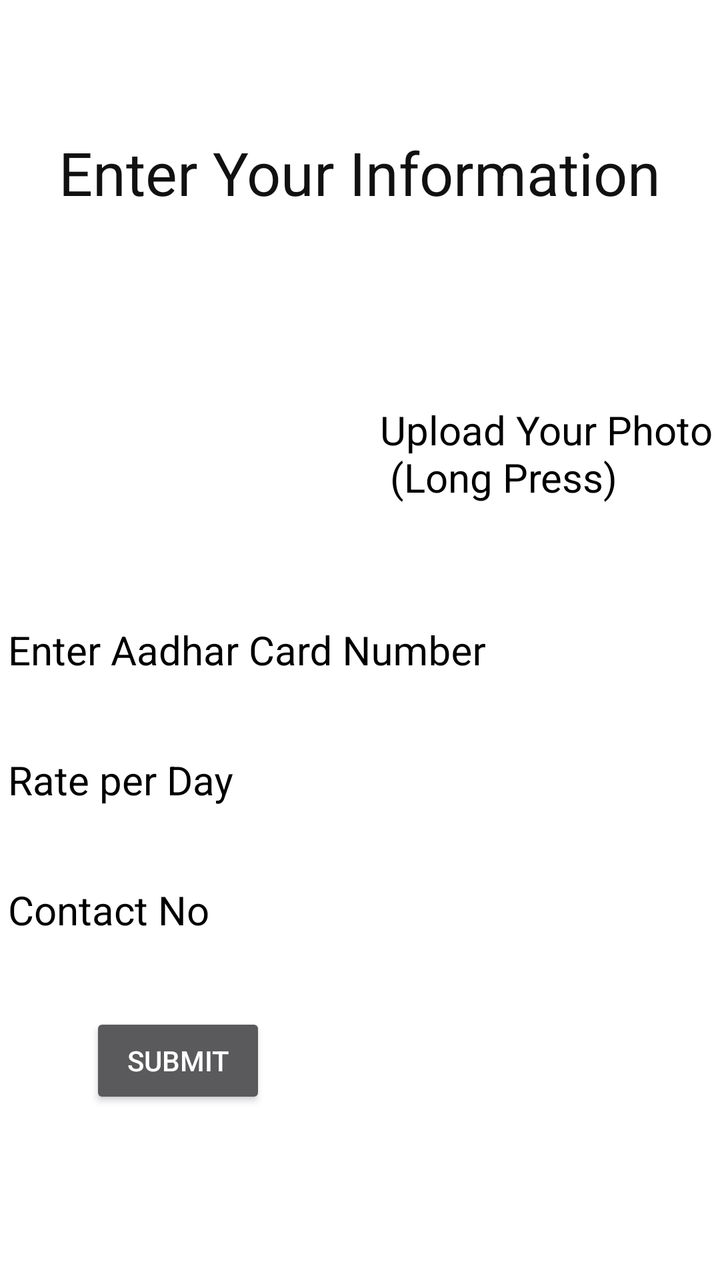
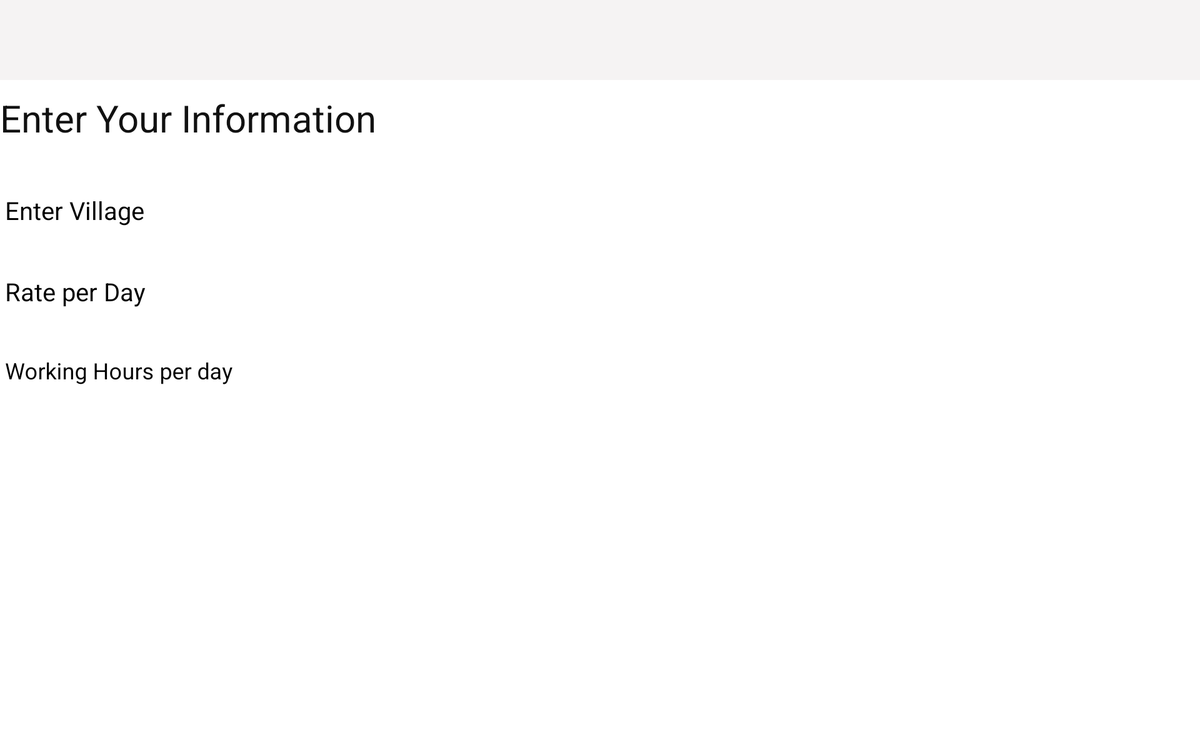

Compare how this app lays out the same screen by default and in its alternative resource folder. The renders come first, then the two layout files and the values they reference.
<!-- AndroidManifest.xml: application theme Theme.AppCompat.NoActionBar -->
<!-- res/layout/activity_guide_reg.xml -->
<?xml version="1.0" encoding="utf-8"?>
<RelativeLayout xmlns:android="http://schemas.android.com/apk/res/android"
    xmlns:app="http://schemas.android.com/apk/res-auto"
    xmlns:tools="http://schemas.android.com/tools"
    android:layout_width="match_parent"
    android:layout_height="match_parent"
    android:background="#ffffff"
    tools:context="com.example.chinmay.tribe.GuideReg">



        <LinearLayout
            android:layout_width="match_parent"
            android:layout_marginTop="?attr/actionBarSize"
            android:orientation="vertical"
            android:layout_height="wrap_content"

            android:id="@+id/linearLayout">

            <TextView
                android:id="@+id/textView4"
                android:layout_width="wrap_content"
                android:layout_height="wrap_content"
                android:layout_marginBottom="20dp"
                android:layout_marginTop="10dp"
                android:layout_gravity="center"
                android:text="Enter Your Information"
                android:textColor="#111111"
                android:textSize="30sp" />
            <LinearLayout
                android:layout_width="wrap_content"
                android:layout_height="wrap_content">
            <ImageView
                android:layout_width="150dp"
                android:layout_height="150dp"
                android:layout_marginLeft="10dp"
                android:scaleType="fitXY"


                android:src="@drawable/add"
                android:id="@+id/image"

                android:layout_marginBottom="15dp"/>
                <TextView
                    android:layout_width="wrap_content"
                    android:layout_height="wrap_content"
                    android:text="Upload Your Photo\n     (Long Press)"
                    android:layout_marginTop="75dp"
                    android:layout_marginLeft="30dp"

                    android:textSize="20sp"

                    android:textColor="#000000"/>
            </LinearLayout>

            <android.support.design.widget.TextInputLayout
                android:layout_width="match_parent"
                android:layout_height="wrap_content"
                android:textColorHint="#000000">

                <EditText
                    android:id="@+id/Aadhar"
                    android:layout_width="match_parent"
                    android:layout_height="wrap_content"
                    android:textColorHint="#000000"
                    android:hint="Enter Aadhar Card Number"
                    android:textSize="20dp"



                    android:textColor="#101010"
                    android:imeActionId="@+id/v"
                    android:imeActionLabel="@string/action_sign_in_short"
                    android:imeOptions="actionUnspecified"
                    android:inputType="number"
                    android:maxLines="1"
                    android:layout_marginBottom="10dp"
                    android:singleLine="true" />

            </android.support.design.widget.TextInputLayout>
            <android.support.design.widget.TextInputLayout
                android:layout_width="match_parent"
                android:textColorHint="#000000"
                android:layout_height="wrap_content"
                >

                <EditText
                    android:id="@+id/Rate"
                    android:layout_width="match_parent"
                    android:layout_height="wrap_content"
                    android:textColorHint="#464646"
                    android:hint="Rate per Day"
                    android:textSize="20sp"


                    android:textColor="#313131"
                    android:imeActionId="@+id/r"
                    android:imeActionLabel="@string/action_sign_in_short"
                    android:imeOptions="actionUnspecified"
                    android:inputType="number"
                    android:maxLines="1"
                    android:layout_marginBottom="10dp"
                    android:singleLine="true" />

            </android.support.design.widget.TextInputLayout>
            <android.support.design.widget.TextInputLayout
                android:layout_width="match_parent"
                android:layout_height="wrap_content"
                android:textColorHint="#000000"
                >

                <EditText
                    android:id="@+id/contact"
                    android:layout_width="match_parent"
                    android:layout_height="wrap_content"
                    android:textColorHint="#464646"
                    android:hint="Contact No"



                    android:textColor="#313131"
                    android:imeActionId="@+id/h"
                    android:imeActionLabel="@string/action_sign_in_short"
                    android:imeOptions="actionUnspecified"
                    android:inputType="number"
                    android:textSize="20sp"
                    android:maxLines="1"
                    android:layout_marginBottom="10dp"
                    android:singleLine="true" />

            </android.support.design.widget.TextInputLayout>


        </LinearLayout>

    <Button
        android:id="@+id/button2"
        android:layout_width="wrap_content"
        android:layout_height="wrap_content"
        android:layout_alignParentStart="true"
        android:layout_below="@+id/linearLayout"
        android:layout_marginStart="45dp"
        android:layout_marginTop="20dp"
        android:text="SUBMIT" />


</RelativeLayout>
<!-- resources referenced by this layout -->
<resources>
  <string name="action_sign_in_short">Sign in</string>
</resources>
<!-- res/layout-w900dp/activity_guide_reg.xml (the repository's variant of the layout above) -->
<!-- drawn on a 7-inch tablet turned sideways -->
<?xml version="1.0" encoding="utf-8"?>
<RelativeLayout xmlns:android="http://schemas.android.com/apk/res/android"
    xmlns:app="http://schemas.android.com/apk/res-auto"
    xmlns:tools="http://schemas.android.com/tools"
    android:layout_width="match_parent"
    android:layout_height="match_parent"
    android:background="#ffffff"
    tools:context="com.example.chinmay.tribe.GuideReg">
    <android.support.design.widget.AppBarLayout
        android:layout_height="wrap_content"
        android:layout_width="match_parent"
        android:theme="@style/AppTheme.NoActionBar">

        <android.support.v7.widget.Toolbar
            android:id="@+id/toolbar1"
            android:layout_width="match_parent"
            android:layout_height="?attr/actionBarSize"
            android:background="#f5f3f3"
            app:popupTheme="@style/AppTheme.NoActionBar" />

    </android.support.design.widget.AppBarLayout>


        <LinearLayout
            android:layout_width="match_parent"
            android:layout_marginTop="?attr/actionBarSize"
            android:orientation="vertical"
            android:layout_height="wrap_content">
            <TextView
                android:layout_width="wrap_content"
                android:layout_height="wrap_content"
                android:textColor="#111111"
                android:layout_marginTop="10dp"
                android:textSize="30sp"
                android:layout_marginBottom="20dp"
                android:text="Enter Your Information"/>

            <android.support.design.widget.TextInputLayout
                android:layout_width="match_parent"
                android:layout_height="wrap_content"
                android:textColorHint="#000000">

                <EditText
                    android:id="@+id/village"
                    android:layout_width="match_parent"
                    android:layout_height="wrap_content"
                    android:textColorHint="#000000"
                    android:hint="Enter Village"
                    android:textSize="20dp"


                    android:textColor="#101010"
                    android:imeActionId="@+id/login"
                    android:imeActionLabel="@string/action_sign_in_short"
                    android:imeOptions="actionUnspecified"
                    android:inputType="textPassword"
                    android:maxLines="1"
                    android:layout_marginBottom="10dp"
                    android:singleLine="true" />

            </android.support.design.widget.TextInputLayout>
            <android.support.design.widget.TextInputLayout
                android:layout_width="match_parent"
                android:textColorHint="#000000"
                android:layout_height="wrap_content">

                <EditText
                    android:id="@+id/Rate"
                    android:layout_width="match_parent"
                    android:layout_height="wrap_content"
                    android:textColorHint="#464646"
                    android:hint="Rate per Day"
                    android:textSize="20sp"


                    android:textColor="#313131"
                    android:imeActionId="@+id/login"
                    android:imeActionLabel="@string/action_sign_in_short"
                    android:imeOptions="actionUnspecified"
                    android:inputType="textPassword"
                    android:maxLines="1"
                    android:layout_marginBottom="10dp"
                    android:singleLine="true" />

            </android.support.design.widget.TextInputLayout>
            <android.support.design.widget.TextInputLayout
                android:layout_width="match_parent"
                android:layout_height="wrap_content"
                android:textColorHint="#000000"
                >

                <EditText
                    android:id="@+id/Hours"
                    android:layout_width="match_parent"
                    android:layout_height="wrap_content"
                    android:textColorHint="#464646"
                    android:hint="Working Hours per day"


                    android:textColor="#313131"
                    android:imeActionId="@+id/login"
                    android:imeActionLabel="@string/action_sign_in_short"
                    android:imeOptions="actionUnspecified"
                    android:inputType="textPassword"
                    android:maxLines="1"
                    android:layout_marginBottom="10dp"
                    android:singleLine="true" />

            </android.support.design.widget.TextInputLayout>





        </LinearLayout>


</RelativeLayout>
<!-- resources referenced by the variant -->
<!-- as a 7-inch tablet turned sideways resolves them -->
<resources>
  <string name="action_sign_in_short">Sign in</string>
  <style name="AppTheme.NoActionBar">
          <item name="windowActionBar">false</item>
          <item name="windowNoTitle">true</item>
          <item name="android:windowNoTitle">true</item>
          <item name="android:windowActionBar">false</item>
          <item name="android:windowFullscreen">true</item>
          <item name="android:windowContentOverlay">@null</item>
      </style>
</resources>
